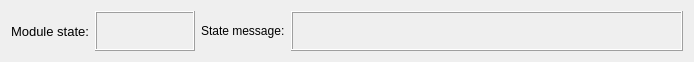
<?xml version="1.0" encoding="UTF-8"?>
<ui version="4.0">
 <class>state_widget</class>
 <widget class="QWidget" name="state_widget">
  <property name="geometry">
   <rect>
    <x>0</x>
    <y>0</y>
    <width>694</width>
    <height>62</height>
   </rect>
  </property>
  <property name="sizePolicy">
   <sizepolicy hsizetype="Minimum" vsizetype="Preferred">
    <horstretch>0</horstretch>
    <verstretch>0</verstretch>
   </sizepolicy>
  </property>
  <property name="windowTitle">
   <string>state_widget</string>
  </property>
  <layout class="QGridLayout" name="gridLayout">
   <item row="0" column="0">
    <layout class="QHBoxLayout" name="horizontalLayout_2">
     <item>
      <layout class="QHBoxLayout" name="horizontalLayout_3">
       <item>
        <widget class="QLabel" name="label">
         <property name="minimumSize">
          <size>
           <width>0</width>
           <height>40</height>
          </size>
         </property>
         <property name="font">
          <font>
           <pointsize>10</pointsize>
          </font>
         </property>
         <property name="text">
          <string>Module state:</string>
         </property>
        </widget>
       </item>
       <item>
        <widget class="QLabel" name="lbl_module_state">
         <property name="sizePolicy">
          <sizepolicy hsizetype="Fixed" vsizetype="Preferred">
           <horstretch>0</horstretch>
           <verstretch>0</verstretch>
          </sizepolicy>
         </property>
         <property name="minimumSize">
          <size>
           <width>100</width>
           <height>40</height>
          </size>
         </property>
         <property name="font">
          <font>
           <pointsize>10</pointsize>
          </font>
         </property>
         <property name="frameShape">
          <enum>QFrame::Box</enum>
         </property>
         <property name="frameShadow">
          <enum>QFrame::Raised</enum>
         </property>
         <property name="text">
          <string>&lt;state&gt;</string>
         </property>
         <property name="alignment">
          <set>Qt::AlignCenter</set>
         </property>
        </widget>
       </item>
       <item>
        <widget class="QLabel" name="label_2">
         <property name="text">
          <string>State message:</string>
         </property>
         <property name="textFormat">
          <enum>Qt::AutoText</enum>
         </property>
        </widget>
       </item>
       <item>
        <widget class="QLabel" name="lbl_state_message">
         <property name="sizePolicy">
          <sizepolicy hsizetype="Expanding" vsizetype="Preferred">
           <horstretch>0</horstretch>
           <verstretch>0</verstretch>
          </sizepolicy>
         </property>
         <property name="frameShape">
          <enum>QFrame::Box</enum>
         </property>
         <property name="frameShadow">
          <enum>QFrame::Raised</enum>
         </property>
         <property name="text">
          <string>&lt;message&gt;</string>
         </property>
         <property name="wordWrap">
          <bool>true</bool>
         </property>
        </widget>
       </item>
      </layout>
     </item>
    </layout>
   </item>
  </layout>
 </widget>
 <resources/>
 <connections/>
</ui>
